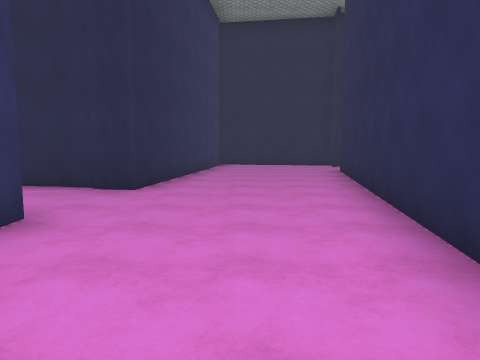
View 1 (above)

18 first-person views from a walk through a Unity game level. The camera is 1.5 m above the floor, tilts 6° down and sees 70° across. The floor is counted in squares, 2 m on a side. Each view is taken from the middle of a square. On the plan, view 1 faces up. The plan holds only what a view shows up to about 11 squares ahead; the rest is blank. The place goes on beyond the plan. The player character is not drawn. Surface patterns are stand-ins for the level's own textures.

View 2
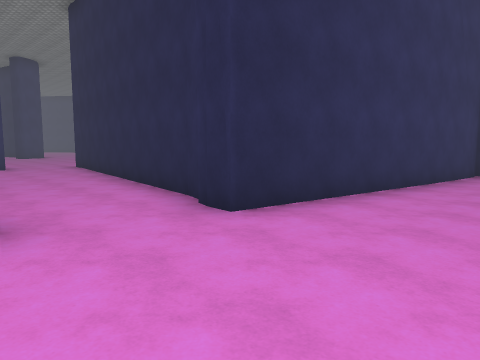

View 3
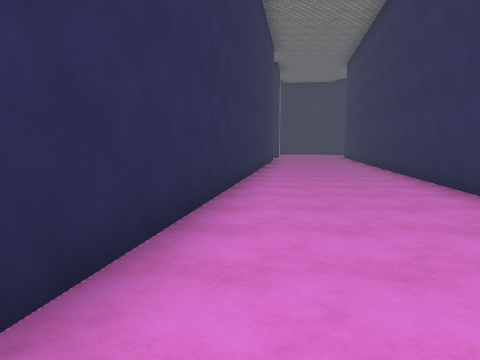

View 4
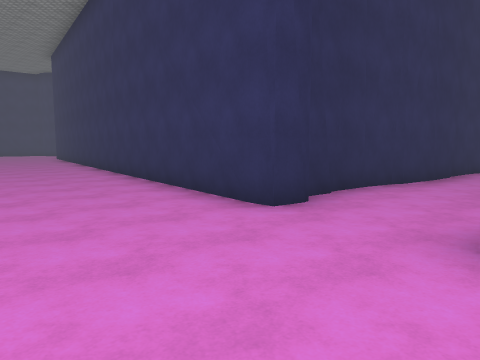

View 5
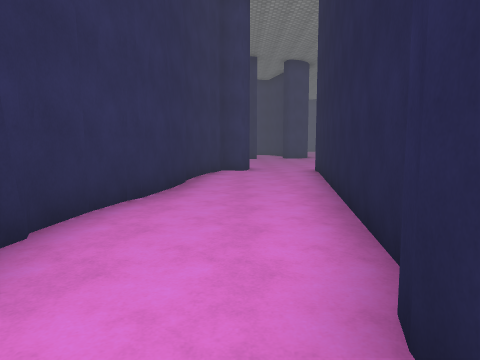

View 6
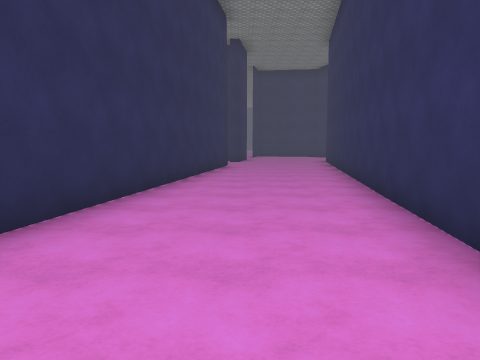

View 7
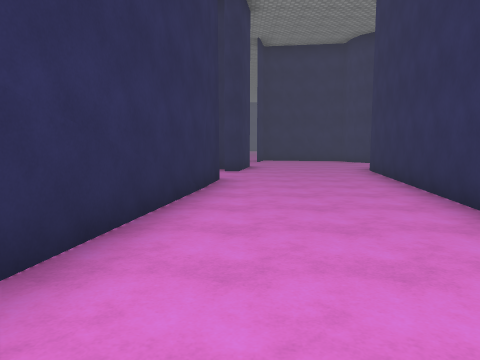

View 8
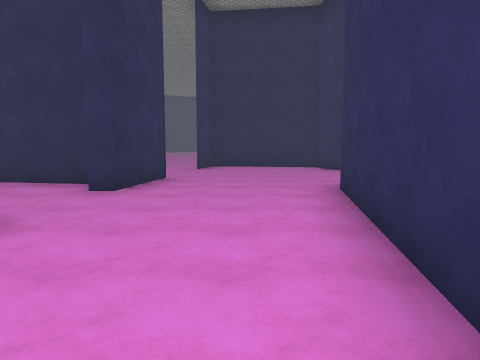

View 9
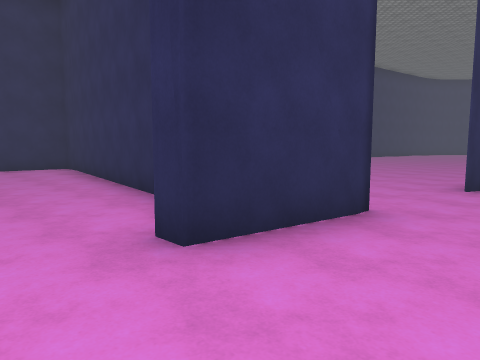

View 10
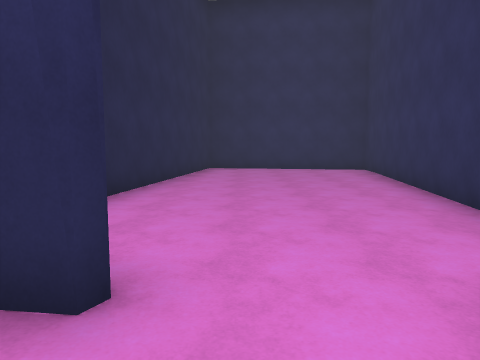

View 11
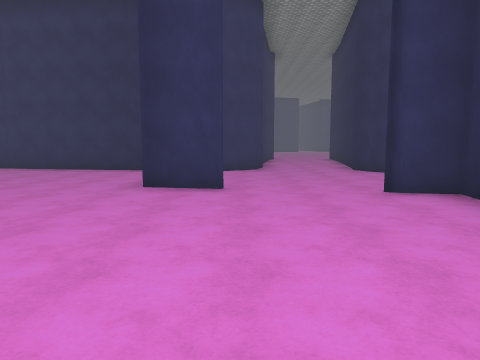

View 12
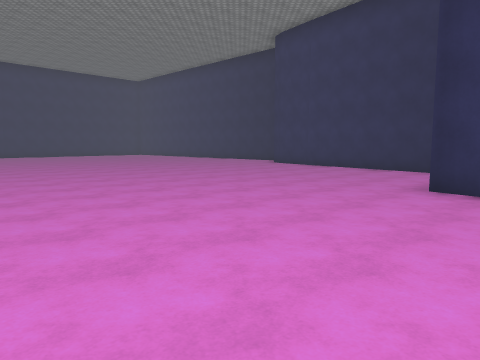

View 13
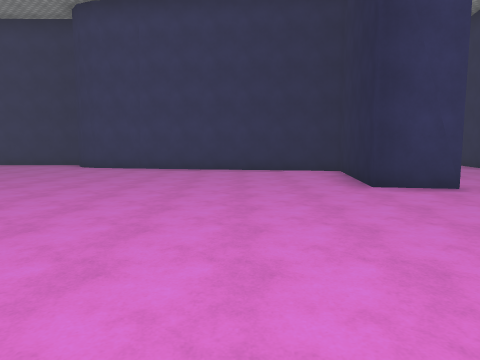

View 14
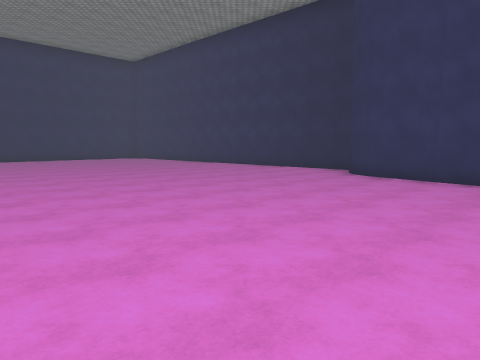

View 15
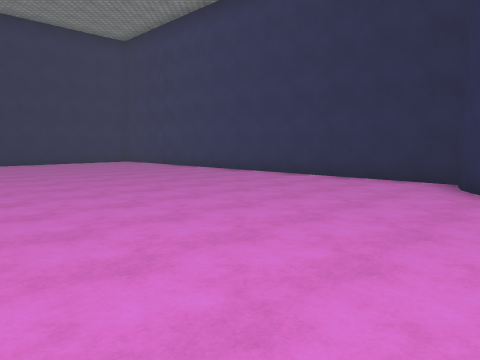

View 16
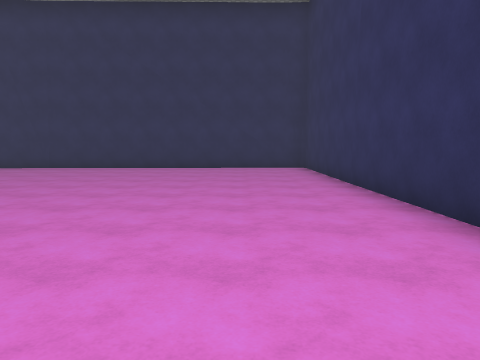

View 17
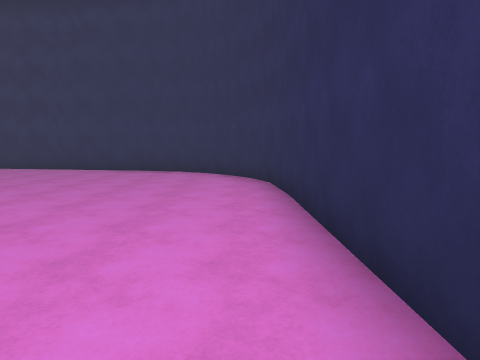

View 18
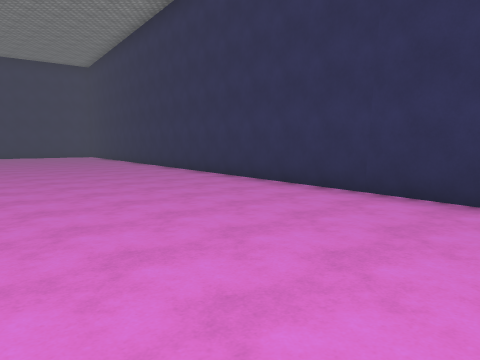

### Floor plan
Points are (right, up) in squares from view 1. A wall is a line through its corners. A room is listed if a view was taken in it or the views show most of it. See-through windows are left out.
Room 1 (views 1, 2, 3, 4, 5, 6, 7)
walls: (-2.1, 5.6) (-3.2, 5.9); (-3, 6) (-10.5, 7.2); (-2.7, 3.5) (-2.2, 3.4) (-2.2, 3); (-2.1, 3.1) (-3, -2.2); (-5, 3.4) (-3.1, 3.2); (-5.9, 3.6) (-4.7, 3.3); (-7.8, 3.7) (-5.7, 3.5); (-0.7, 11.6) (-1.7, 5.6) (-2.2, 5.6); (-9.1, 3.9) (-7.9, 3.7); (-10.1, 4.3) (-9, 4); (-10.6, 5.2) (-10.7, 4.4); (-10.8, 4.1) (-10.2, 4); (0.5, -3.7) (2.8, 9.5)
ways out: opening at (-1.5, -3.5) to room 2; opening at (-11, 6)
Room 2 (views 8, 9, 10, 11, 12, 13, 14, 15, 16, 17, 18)
walls: (-6.8, -25.5) (-7, -26) (-7.4, -26.4) (-8.3, -26.6) (-8, -38.9) (1.7, -38.7); (-2, -18) (-1.9, -17.5); (-1.7, -17.3) (-1.9, -18.7) (-5.6, -18.2) (-6.8, -25.6); (-1.4, -14.6) (-1, -12.4) (-0.5, -12.4); (-1.2, -14.4) (-1.4, -14.9); (-6.9, -16.3) (-6.2, -16.5) (-5.7, -17) (-5.5, -17.6); (-0.6, -13.8) (-1.1, -13.7) (-1.2, -14.6); (-0.5, -13.4) (0.5, -13.5); (-5, -13.1) (-5.3, -13.5) (-5.8, -13.7) (-7.2, -13.4); (4.6, -35.7) (6.3, -25.6); (-0.6, -10.3) (0.5, -3.7); (3.8, -37.2) (4.3, -36.4) (4.6, -35.6); (3.2, -37.8) (3.9, -37.2); (2.5, -38.3) (3.4, -37.7); (1.6, -38.6) (2.7, -38.2); (-3, -2.2) (-4.7, -12.7)
ways out: opening at (-1.5, -3.5) to room 1; opening at (0, -12) to room 3
Room 3 (no view inside)
walls: (0.5, -13.5) (8, -14.7) (8.7, -10.1) (2.8, -9.1)
ways out: opening at (0, -12) to room 2

Where each view was taken, in squares from view 1:
view 1: 0 up, 0 right, facing up
view 2: 3 up, 1 right, facing up-left
view 3: 6 up, 1 right, facing down
view 4: 6 up, 1 right, facing down-left
view 5: 5 up, 1 left, facing left
view 6: 2 up, 1 left, facing down
view 7: 3 down, 1 left, facing down
view 8: 7 down, 3 left, facing down
view 9: 11 down, 3 left, facing down-right
view 10: 11 down, 2 left, facing right
view 11: 17 down, 4 right, facing left
view 12: 17 down, 4 right, facing down-left
view 13: 21 down, 4 right, facing left
view 14: 22 down, 1 right, facing down-left
view 15: 25 down, 1 left, facing down-left
view 16: 28 down, 6 left, facing down
view 17: 38 down, 5 left, facing right
view 18: 35 down, 0 right, facing up-right
